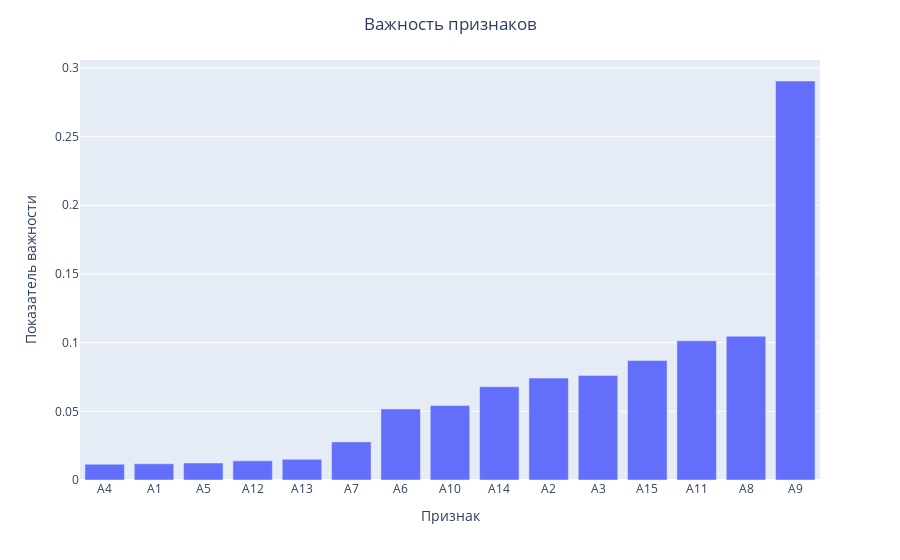

Notebook code cell kept with this figure:
### Code cell
warnings.filterwarnings("ignore")
fig = px.bar(x=features_importance.index, y=features_importance)
fig.update_layout(
     title={
        "text": "Важность признаков",
        "x": 0.5
    },
    xaxis_title="Признак",
    yaxis_title="Показатель важности"
)
fig.update_xaxes(categoryorder='total ascending')  
fig.show()
warnings.filterwarnings("default")

### Figure 1 — Plotly figure (JSON) as saved in the notebook; plotly's stock layout.template omitted (floating-point values rounded to 4 significant figures)
{"data": [{"alignmentgroup": "True", "hovertemplate": "x=%{x}<br>y=%{y}<extra></extra>", "legendgroup": "", "marker": {"color": "#636efa", "pattern": {"shape": ""}}, "name": "", "offsetgroup": "", "orientation": "v", "showlegend": false, "textposition": "auto", "type": "bar", "x": ["A9", "A8", "A11", "A15", "A3", "A2", "A14", "A10", "A6", "A7", "A13", "A12", "A5", "A1", "A4"], "xaxis": "x", "y": [0.2905, 0.1047, 0.1013, 0.08702, 0.07616, 0.07418, 0.06788, 0.05417, 0.0517, 0.02774, 0.01503, 0.01393, 0.01238, 0.01179, 0.01148], "yaxis": "y"}], "layout": {"barmode": "relative", "legend": {"tracegroupgap": 0}, "margin": {"t": 60}, "title": {"text": "Важность признаков", "x": 0.5}, "xaxis": {"anchor": "y", "categoryorder": "total ascending", "domain": [0, 1], "title": {"text": "Признак"}}, "yaxis": {"anchor": "x", "domain": [0, 1], "title": {"text": "Показатель важности"}}}}
